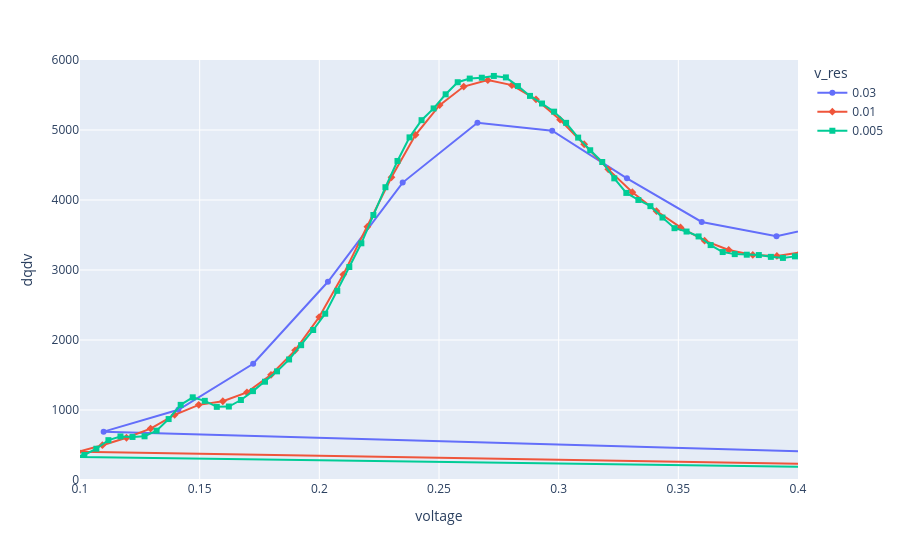

The notebook cell this image was saved under:
### Code cell
import pandas as pd

ica_both = pd.concat(
    [ica_df_1, ica_df_2, ica_df_3],
    keys=["0.03", "0.01", "0.005"],
    names=["v_res", "index"],
).reset_index()
px.line(
    ica_both,
    x="voltage",
    y="dqdv",
    color="v_res",
    range_x=[0.1, 0.4],
    range_y=[0, 6000],
    symbol="v_res",
)

### Figure 1 — Plotly figure (JSON) as saved in the notebook; plotly's stock layout.template omitted (floating-point values rounded to 4 significant figures; data arrays with more than 128 entries replaced by an {"elided": "..."} marker saying what was removed)
{"data": [{"hovertemplate": "v_res=0.03<br>voltage=%{x}<br>dqdv=%{y}<extra></extra>", "legendgroup": "0.03", "line": {"color": "#636efa", "dash": "solid"}, "marker": {"symbol": "circle"}, "mode": "lines+markers", "name": "0.03", "orientation": "v", "showlegend": true, "type": "scatter", "x": [0.06556, 0.09673, 0.1279, 0.1591, 0.1902, 0.2214, 0.2526, 0.2838, 0.3149, 0.3461, 0.3773, 0.4084, 0.4396, 0.4708, 0.502, 0.5331, 0.5643, 0.5955, 0.6266, 0.6578, 0.689, 0.7201, 0.7513, 0.7825, 0.8137, 0.8448, 0.876, 0.1099, 0.1411, 0.1723, 0.2036, 0.2348, 0.2661, 0.2973, 0.3285, 0.3598, 0.391, 0.4222, 0.4535, 0.4847, 0.516, 0.5472, 0.5784, 0.6097, 0.6409, 0.6721, 0.7034, 0.7346, 0.7658, 0.7971, 0.8283, 0.8596, 0.8908, 0.922, 0.9533, 0.9845], "xaxis": "x", "y": [-8864.0, -8907.0, -7414.0, -5679.0, -5478.0, -6535.0, -7203.0, -6315.0, -4339.0, -2394.0, -1218.0, -718.0, -509.0, -398.1, -324.0, -268.2, -224.9, -190.4, -161.4, -136.8, -116.1, -97.97, -81.21, -65.82, -52.77, -46.28, -44.92, 690.8, 1004.0, 1660.0, 2832.0, 4249.0, 5102.0, 4989.0, 4310.0, 3686.0, 3481.0, 3724.0, 4119.0, 4143.0, 3583.0, 2818.0, 2205.0, 1786.0, 1485.0, 1251.0, 1060.0, 899.1, 762.7, 647.2, 550.4, 470.7, 404.4, 348.5, 303.0, 274.3], "yaxis": "y"}, {"hovertemplate": "v_res=0.01<br>voltage=%{x}<br>dqdv=%{y}<extra></extra>", "legendgroup": "0.01", "line": {"color": "#EF553B", "dash": "solid"}, "marker": {"symbol": "diamond"}, "mode": "lines+markers", "name": "0.01", "orientation": "v", "showlegend": true, "type": "scatter", "x": {"elided": "173 float values"}, "xaxis": "x", "y": {"elided": "173 float values"}, "yaxis": "y"}, {"hovertemplate": "v_res=0.005<br>voltage=%{x}<br>dqdv=%{y}<extra></extra>", "legendgroup": "0.005", "line": {"color": "#00cc96", "dash": "solid"}, "marker": {"symbol": "square"}, "mode": "lines+markers", "name": "0.005", "orientation": "v", "showlegend": true, "type": "scatter", "x": {"elided": "347 float values"}, "xaxis": "x", "y": {"elided": "347 float values"}, "yaxis": "y"}], "layout": {"legend": {"title": {"text": "v_res"}, "tracegroupgap": 0}, "margin": {"t": 60}, "xaxis": {"anchor": "y", "domain": [0, 1], "range": [0.1, 0.4], "title": {"text": "voltage"}}, "yaxis": {"anchor": "x", "domain": [0, 1], "range": [0, 6000], "title": {"text": "dqdv"}}}}
